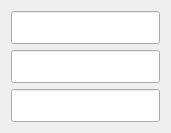
    <widget class="QWidget" name="verticalLayoutWidget_9">
     <property name="geometry">
      <rect>
       <x>920</x>
       <y>110</y>
       <width>171</width>
       <height>121</height>
      </rect>
     </property>
     <layout class="QVBoxLayout" name="verticalLayout_13">
      <item>
       <widget class="QLineEdit" name="txtDebito1">
        <property name="sizePolicy">
         <sizepolicy hsizetype="Expanding" vsizetype="Expanding">
          <horstretch>0</horstretch>
          <verstretch>0</verstretch>
         </sizepolicy>
        </property>
        <property name="font">
         <font>
          <pointsize>16</pointsize>
         </font>
        </property>
        <property name="text">
         <string/>
        </property>
       </widget>
      </item>
      <item>
       <widget class="QLineEdit" name="txtDebito2">
        <property name="sizePolicy">
         <sizepolicy hsizetype="Expanding" vsizetype="Expanding">
          <horstretch>0</horstretch>
          <verstretch>0</verstretch>
         </sizepolicy>
        </property>
        <property name="font">
         <font>
          <pointsize>16</pointsize>
         </font>
        </property>
        <property name="text">
         <string/>
        </property>
       </widget>
      </item>
      <item>
       <widget class="QLineEdit" name="txtDebito3">
        <property name="sizePolicy">
         <sizepolicy hsizetype="Expanding" vsizetype="Expanding">
          <horstretch>0</horstretch>
          <verstretch>0</verstretch>
         </sizepolicy>
        </property>
        <property name="font">
         <font>
          <pointsize>16</pointsize>
         </font>
        </property>
        <property name="text">
         <string/>
        </property>
       </widget>
      </item>
     </layout>
    </widget>
